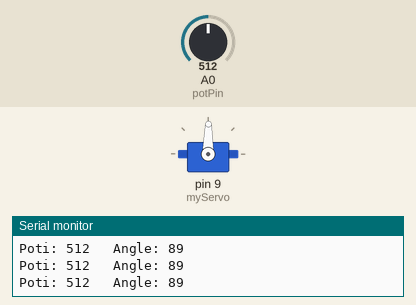
A sketch run on a simulated Arduino Uno, built with avr-gcc and run on an emulated ATmega328P. Shown: servo, the last lines printed to the serial monitor. Inputs (shaded band) come from the test bench; at power-on: A0 (potPin) = 512.

Above: at 1.2 s.
1.3 s: A0 (potPin) set to 558
At 2.1 s:
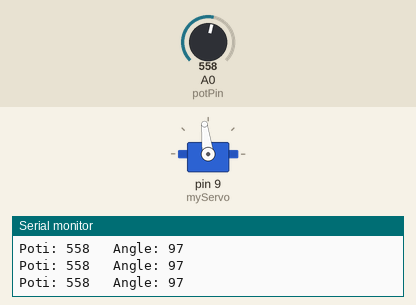
4.3 s: A0 (potPin) set to 582
At 5.5 s:
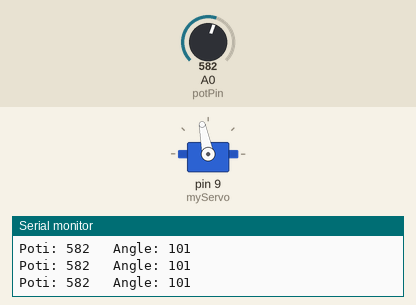
5.8 s: A0 (potPin) set to 306
At 7.0 s:
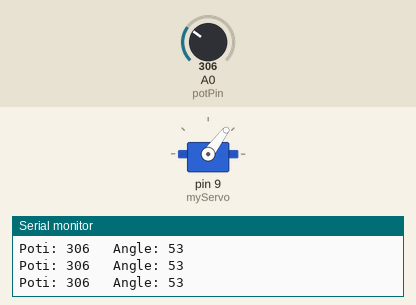
7.3 s: A0 (potPin) set to 716
At 8.5 s:
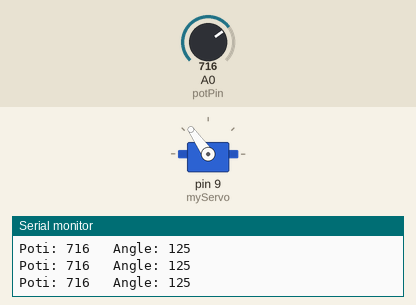
8.8 s: A0 (potPin) set to 0
At 10.0 s:
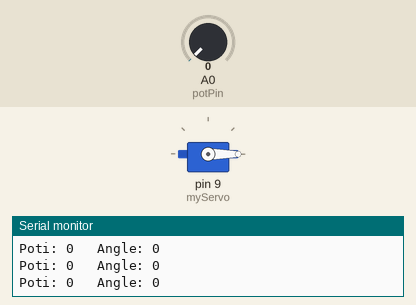
10.3 s: A0 (potPin) set to 8
At 10.6 s:
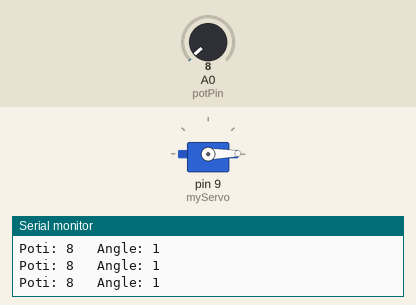
13.3 s: A0 (potPin) set to 11
Timing chart, 0 to 15.8 s (numbered marks = the images above; inputs shaded):
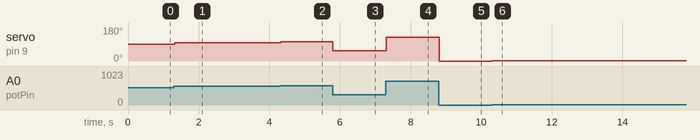

The sketch:

05_servo_motor.ino
```cpp
#include <Servo.h> // load servo library
Servo myServo;

int const potPin = A0; // define the input pin from the potentiometer
int potValue; // define the potentiometer value
int angle; // define the motor value


void setup() {
  // put your setup code here, to run once:
  myServo.attach(9); // define the output pin for the servo motor

  Serial.begin(9600); // send to serial window with 9600 baud rate
}

void loop() {
  // put your main code here, to run repeatedly:
  potValue = analogRead(potPin); // read value from potentiometer
  angle = map(potValue, 0, 1023, 0, 179); // compute the angle value from the potentiometer value
  myServo.write(angle); // send the angle to the servo motor to move the motor
  delay(15); // short dealy to let the motor move to its position

  Serial.print("Poti: "); // print the potentiometer value and the angle in the serial window
  Serial.print(potValue);
  Serial.print("\t Angle: ");
  Serial.print(angle);
  Serial.println();
}
```

Measured:
- after the input at 1.3 s, servo on pin 9 (myServo): 89° → 97° at once
- after the input at 4.3 s, servo on pin 9 (myServo): 97° → 101° at once
- after the input at 5.8 s, servo on pin 9 (myServo): 101° → 53° at once
- after the input at 7.3 s, servo on pin 9 (myServo): 53° → 125° at once
- after the input at 8.8 s, servo on pin 9 (myServo): 125° → 0° at once
- after the input at 10.3 s, servo on pin 9 (myServo): 0° → 1° at once
